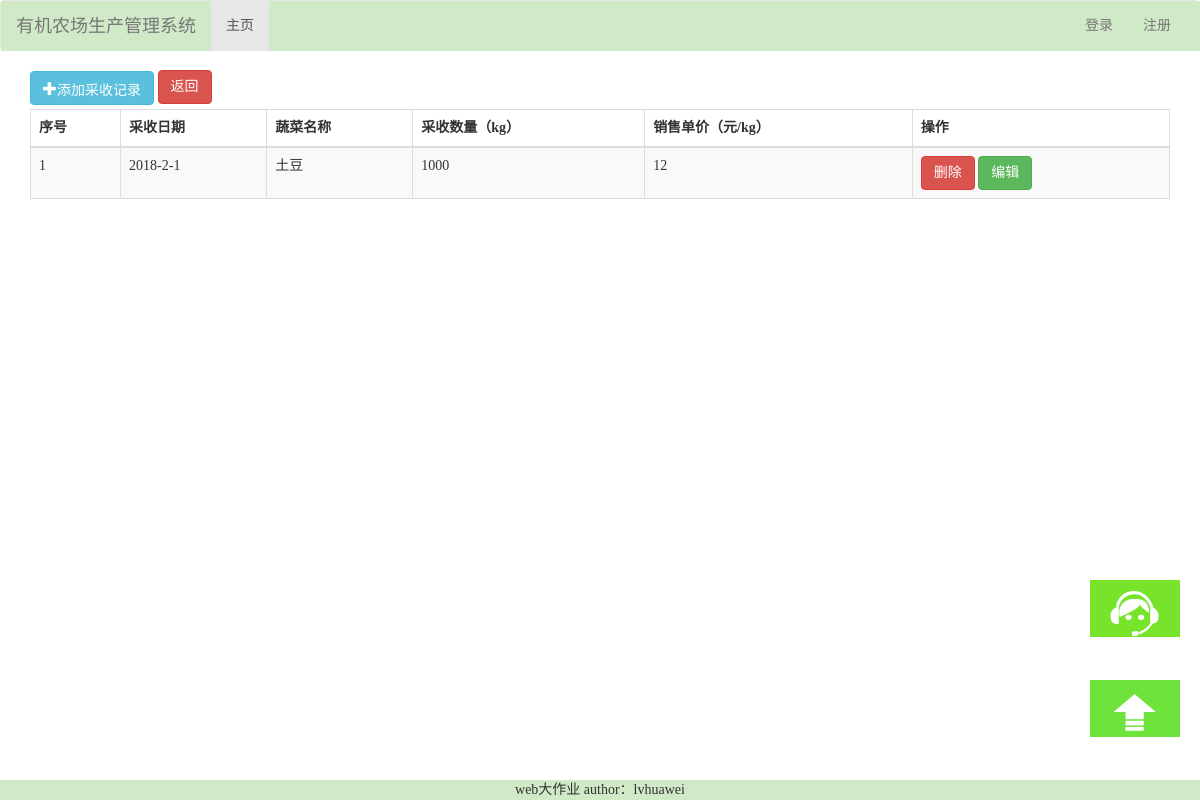
The app's page /recovery/ with its own data.
### login/models.py (models this page shows, shortened)
class Recovery(models.Model):
    recovery_date = models.CharField(max_length=15)
    vegetables_name = models.CharField(max_length=10)
    recovery_number = models.CharField(max_length=10)
    price = models.CharField(max_length=10)

### login/views.py (the view)
# urls.py: url(r'^recovery/', views.recovery),
def recovery(request):
	recovery_list = Recovery.objects.all()
	return render(request, "recovery/recovery.html", {"recovery_list": recovery_list})

### login/templates/recovery/recovery.html (shortened to what this page needs)
{% extends "base.html" %}
{% block content %}
    <div class="container" style="padding-bottom: 5px;">
        <a href="/addrecovery/" class="btn btn-info glyphicon glyphicon-plus">添加采收记录</a>
        <a href="/returnfarmer/" class="btn btn-danger">返回</a>
    </div>
    <div class="container">
        <table class="table table-striped table-hover table-bordered">
            <thead>
            <tr>
                <th>序号</th>
                <th>采收日期</th>
                <th>蔬菜名称</th>
                <th>采收数量（kg）</th>
                <th>销售单价（元/kg）</th>
                <th class="last">操作</th>
            </tr>
            </thead>
            <tbody>
            {% for recovery in recovery_list %}
                <tr>
                    <td>{{ forloop.counter }}</td>
                    <td>{{ recovery.recovery_date}}</td>
                    <td>{{ recovery.vegetables_name }}</td>
                    <td>{{ recovery.recovery_number }}</td>
                    <td>{{ recovery.price }}</td>
                    <td>
                        <a href="/delrecovery/{{ recovery.pk }}" class="btn btn-danger" >删除</a>
                        <a href="/editrecovery/{{ recovery.pk }}" class="btn btn-success" >编辑</a>
                    </td>
                </tr>
            {% endfor %}
            </tbody>
        </table>
    </div>
{% endblock %}

### templates/base.html (style rules this page uses)
* { margin: 0; padding: 0; }

### records on screen
Recovery: recovery_date "2018-2-1", vegetables_name "土豆", recovery_number "1000", price "12"
